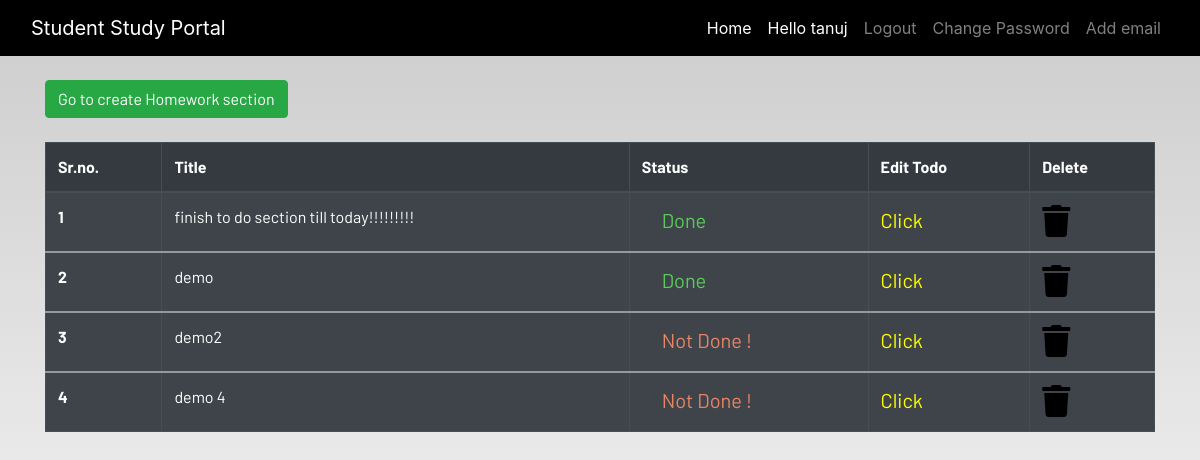
Screenshot of /display_todo (signed in) with the database file from the repository.
### dashboard/models.py (models this page shows, shortened)
class Todo(models.Model):
    user = models.ForeignKey(User, on_delete=models.CASCADE)
    title = models.CharField(max_length=200)
    todo_status = models.BooleanField(default=False)

### dashboard/views.py (the view)
# urls.py: path("display_todo", views.TodoDisplayView.as_view(), name="display_todo"),
class TodoDisplayView(ListView):
    model = Todo
    paginate_by = 20
    template_name = "dashboard/todo_display.html"
    def get_context_data(self, **kwargs):
        todo = Todo.objects.filter(user=self.request.user)
        context = {"todo": todo}
        return context

### dashboard/templates/dashboard/todo_display.html
{% extends 'dashboard/base.html' %}
{% load static %}
{% block content %}
<section class='text-left container'>
    <button href="" class="btn btn-success" type="submit">
        <a href="{% url 'todo' %}" style="color:white;" > Go to create Homework section </a>
     </button><br><br>
</section>
<div class="container">
    {% if todo %}
    <table class="table table-striped table-bordered table-hover table-dark">
        <thead>
            <tr>
                <th scope="col">Sr.no.</th>
                <th scope="col">Title</th>
                <th scope="col">Status</th>
                <th scope="col">Edit Todo</th>
                <th scope="col">Delete</th>
            </tr>
        </thead>
        {% for todo in todo %}
        <tbody>
            <tr>
                <th scope="row">{{forloop.counter}}</th>
                <td>{{todo.title|slice:"0:100"}}</td>
                <td>
                    <a href="#">
                        <div class="form-check">
                            {% if todo.todo_status == True %}
                            <a href='#' style = "color:#5acb5a;font-size:20px;"> Done </a>
                            {% else %}
                            <a href='#' style = "color:#e98566;font-size:20px;"> Not Done ! </a>
                            {% endif %}
                        </div>
                    </a>
                </td>
                <td><a href="{% url 'update_todo' todo.id %}" style = "color:yellow;font-size:20px;" >Click</a></td>
                <td><a href="{% url 'delete_todo' todo.id%}"><i class="fa fa-trash fa-2x"></i></a></td>
            </tr>
            {% endfor %}
        </tbody>
    </table>
    {% else %}
    <h1 align='center'> Todo Not Found For {{user.username}}  <h1>
    {% endif %}
</div><br><br>
{% endblock content %}

### dashboard/templates/dashboard/base.html (shortened to what this page needs)
<!DOCTYPE html>
{% load static %}
<html lang="en">
<head>
  <link rel="stylesheet" href="https://stackpath.bootstrapcdn.com/bootstrap/4.3.1/css/bootstrap.min.css"
 />
  <link rel="stylesheet" href="https://use.fontawesome.com/releases/v5.7.2/css/all.css"
 />
  <link rel="stylesheet" href="{% static 'css/main.css' %}" />
</head>
<body>
  <header>
    <nav class="navbar navbar-expand-lg navbar-dark bg-dark">
      <div class="container-fluid">
        <a class="navbar-brand" href="#">Student Study Portal</a>
        <div class="collapse navbar-collapse justify-content-end" id="navbarSupportedContent">
          <ul class="navbar-nav mb-2 mb-lg-0">
            {% if user.is_authenticated %}
            <li class="nav-item">
              <a class="nav-link active" aria-current="page" href="{% url 'home_authenticated'%}">Home</a>
            </li>
            <li class="nav-item">
              <a class="nav-link active" href="#">Hello {{user}}</a>
            </li>
            <li class="nav-item">
              <a class="nav-link" href="{% url 'account_logout' %}">Logout</a>
            </li>
            <li class="nav-item">
              <a class="nav-link" href="{% url 'account_change_password' %}">Change Password</a>
            </li>
            <li class="nav-item">
              <a class="nav-link" href="{% url 'account_email' %}">Add email</a>
            </li>
            {% endif %}
          </ul>
        </div>
      </div>
    </nav>
  </header>
  <br />
  <main>
    {% block content %}
    {% endblock content %}
  </main>
</body>
</html>

### dashboard/static/css/main.css (style rules this page uses)
html { scroll-behavior: smooth; height: 100%; width: 100%; }
main { font-family: Barlow, Quicksand, Rubik, sans-serif, serif, 'Times New Roman', Times, serif !important; }
.navbar { background-color: rgb(0, 0, 0) !important; }
a { text-decoration: none !important; color: black; }
html, body { max-width: 100%; overflow-x: hidden; height: 100%; width: 100%; }
body { background: linear-gradient(rgba(0, 0, 0, 0.2), rgba(255, 255, 255, 0.5)); overflow-x: hidden; background-repeat: no-repeat; }
.fa { color: black; }

### rows the page displays
Todo: title "finish to do section till today!!!!!!!!!", todo_status "Done"
Todo: title "demo", todo_status "Done"
Todo: title "demo2", todo_status "Not Done !"
Todo: title "demo 4", todo_status "Not Done !"

### other values shown
{{ user }} "tanuj"
